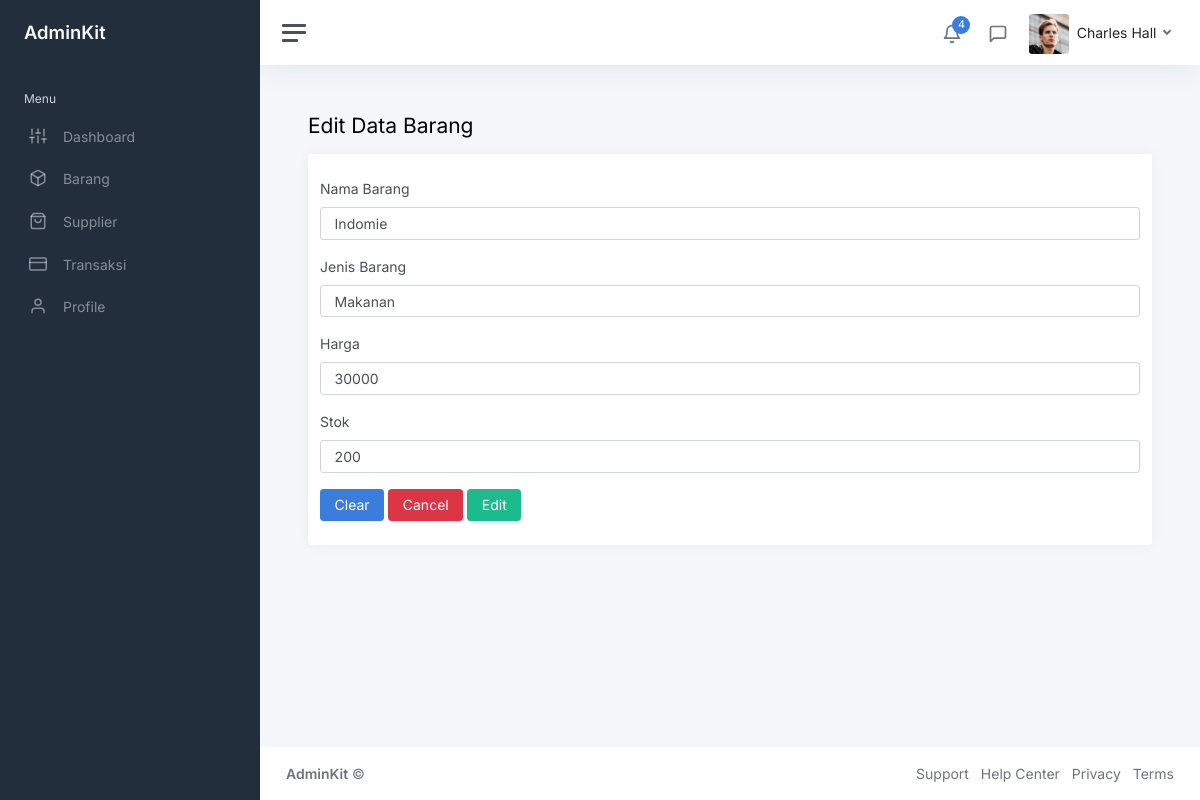
Page /Barang/edit/1 on the committed database.
### tables this page shows
CREATE TABLE `barang` (
  `id_barang` int(11) NOT NULL,
  `nama_barang` varchar(100) NOT NULL,
  `jenis_barang` varchar(100) NOT NULL,
  `harga` int(20) NOT NULL,
  `stok` int(5) NOT NULL
);

### application/controllers/Barang.php (called while the page is built, shortened)
<?php
class Barang extends CI_Controller
{
    public function __construct()
    {
        $this->load->model('Barang_model');
    }
    public function edit($id)
    {
        $data['judul'] = "Halaman Edit Barang";
        $data['user'] = $this->db->get_where('user', ['email' => $this->session->userdata('email')])->row_array();
        $data['barang'] = $this->Barang_model->getById($id);
        $this->load->view("layout/header", $data);
        $this->load->view("barang/vw_ubah_barang", $data);
        $this->load->view("layout/footer",$data);
    }
}

### index.php (called while the page is built, shortened)
<?php
require_once BASEPATH.'core/CodeIgniter.php';

### application/models/Barang_model.php (called while the page is built, shortened)
<?php
class Barang_model extends CI_Model
{
    public $table = 'barang';
    public function getById($id)
    {
        $this->db->from($this->table);
        $this->db->where('id_barang', $id);
        $query = $this->db->get();
        return $query->row_array();
    }
}

### application/views/barang/vw_ubah_barang.php (the view, shortened to what this page needs)
<main class="content">
    <div class="container-fluid p-0">
        <div class="mb-3">
            <h1 class="h3 d-inline align-middle">Edit Data Barang</h1>
        </div>
        <div class="card">
            <div class="row">
                <div class="card-body">
                    <form method="POST" action="<?= base_url('Barang/update'); ?>">
                        <div class="mb-3">
                            <label class="form-label" >Nama Barang</label>
                            <input type="text" name="nama_barang" value="<?= $barang['nama_barang']; ?>" class="form-control" placeholder="Nama Barang">
                        </div>
                        <div class="mb-3">
                            <label class="form-label">Jenis Barang</label>
                            <input type="text" name="jenis_barang" value="<?= $barang['jenis_barang']; ?>" class="form-control" placeholder="Jenis Barang">
                        </div>
                        <div class="mb-3">
                            <label class="form-label">Harga</label>
                            <input type="text" name="harga" value="<?= $barang['harga']; ?>" class="form-control" placeholder="Harga">
                        </div>
                        <div class="mb-3">
                            <label class="form-label">Stok</label>
                            <input type="text" name="stok" value="<?= $barang['stok']; ?>" class="form-control" placeholder="Stok">
                        </div>
                        <button type="reset" class="btn btn-primary">Clear</button>
                        <button href="<?= base_url('Barang') ?>" type="submit" class="btn btn-danger">Cancel</button>
                        <button type="submit" name="ubah" class="btn btn-success float-right">Edit</button>
                    </form>
                </div>
            </div>
        </div>
</main>

### rows in the picture
barang: nama_barang "Indomie", jenis_barang "Makanan", harga "30000", stok "200"
